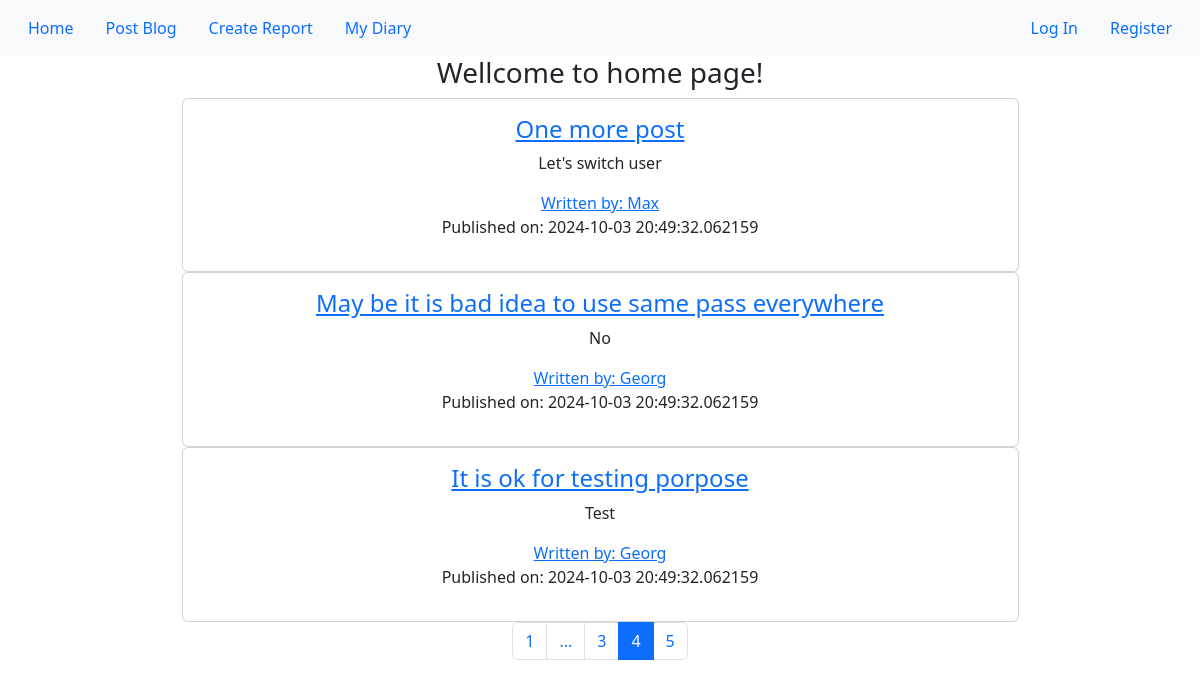
/?page=4, run on the app's committed database.
### compro/models.py (models this page shows, shortened)
class Blogs(db.Model):
    __tablename__ = 'blogs'
    id = db.Column(db.Integer, primary_key=True)
    title = db.Column(db.String(128), nullable=False)
    content = db.Column(db.Text, nullable=False)
    posted_date = db.Column(db.DateTime, default = datetime.utcnow())
    author_id = db.Column(db.Integer, db.ForeignKey('users.id'), nullable=False)

class Users (db.Model, UserMixin):
     __tablename__ = 'users'
     id = db.Column(db.Integer, primary_key=True)
     username = db.Column(db.String(64), nullable = False)
     email = db.Column(db.String(128), nullable=True, index=True, unique=True)
     hash_password = db.Column(db.String(128))
     profile_photo_path = db.Column(db.String(), default='default.jpg')
     post = db.relationship('Blogs', backref='author', lazy='dynamic')

### compro/core/views.py (the view)
@core_bp.route('/')
def index():
    page = request.args.get('page', 1, type=int)
    blog_posts = Blogs.query.order_by(Blogs.posted_date.desc()).paginate(page=page, per_page=3)
    return render_template('index.html', blog_posts=blog_posts, page=page)

### compro/templates/index.html
{% extends 'base.html' %}
{% block content %}
    <h3 align="center">Wellcome to home page!</h3>
    <div class="container center">
        {% for post in blog_posts.items %}
    <div align="center">
    <div class="card w-75" >
      <div class="card-body">
        <h4><a href="{{ url_for('blog.read_post',post_id=post.id) }}">{{ post.title }}</a></h4>
        <p class="card-text">{{ post.content }}</p>
        <a href="#" class="card-link">Written by: {{ post.author.username }}</a>
        <p>Published on: {{ post.posted_date }}</p>
      </div>
    </div>
    </div>
        {% endfor %}
    </div>
  <nav aria-label="pagination">
  <ul class="pagination justify-content-center">
    {% for num_page in blog_posts.iter_pages(left_edge=1, left_current=1, right_current=2, right_edge=1) %}
            {% if page == num_page %}
            <li class="page-item active" ><span class="page-link">{{ num_page }}</span></li>
            {% elif num_page == None %}
             <li class="page-item" ><span class="page-link">...</span></li>
            {% else %}
            <li class="page-item"><a class="page-link" href="{{ url_for('core.index',page=num_page) }}">{{ num_page }}</a></li>
            {% endif %}
      {% endfor %}
  </ul>
</nav>
{% endblock %}

### data on the page
Blogs: title "One more post", content "Let's switch user", author.username "Max", posted_date "2024-10-03 20:49:32.062159"
Blogs: title "May be it is bad idea to use same pass everywhere", content "No", author.username "Georg", posted_date "2024-10-03 20:49:32.062159"
Blogs: title "It is ok for testing porpose", content "Test", author.username "Georg", posted_date "2024-10-03 20:49:32.062159"

### other printed values
{{ num_page }} "1" "3" "5"
{{ num_page }} "4"
